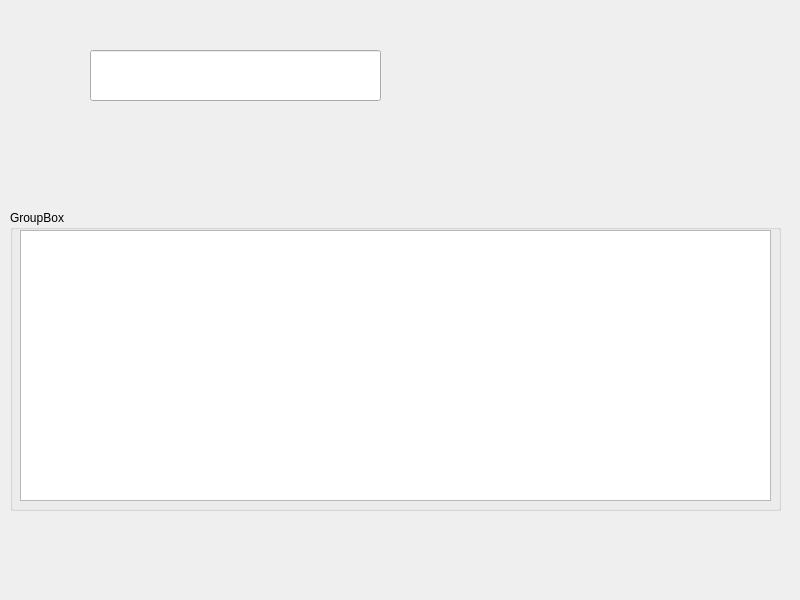
<?xml version="1.0" encoding="UTF-8"?>
<ui version="4.0">
 <class>Widget</class>
 <widget class="QWidget" name="Widget">
  <property name="geometry">
   <rect>
    <x>0</x>
    <y>0</y>
    <width>800</width>
    <height>600</height>
   </rect>
  </property>
  <property name="windowTitle">
   <string>Widget</string>
  </property>
  <widget class="QGroupBox" name="groupBox">
   <property name="geometry">
    <rect>
     <x>10</x>
     <y>210</y>
     <width>771</width>
     <height>301</height>
    </rect>
   </property>
   <property name="title">
    <string>GroupBox</string>
   </property>
   <widget class="QTextEdit" name="textEdit">
    <property name="geometry">
     <rect>
      <x>10</x>
      <y>20</y>
      <width>751</width>
      <height>271</height>
     </rect>
    </property>
   </widget>
  </widget>
  <widget class="QLineEdit" name="lineEdit">
   <property name="geometry">
    <rect>
     <x>90</x>
     <y>50</y>
     <width>291</width>
     <height>51</height>
    </rect>
   </property>
  </widget>
 </widget>
 <resources/>
 <connections/>
</ui>
